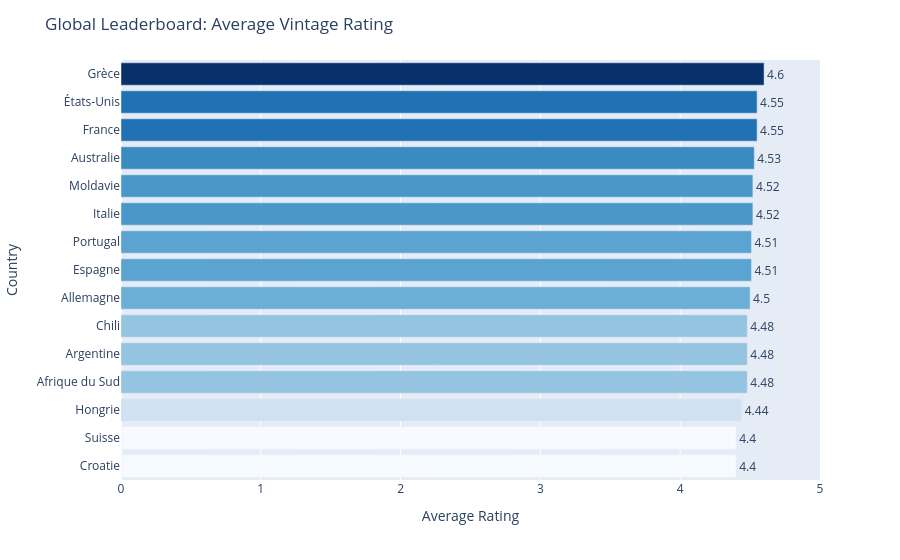

Notebook source saved alongside this figure:
### Code cell
vintage_country_leaderboard_fig = create_horizontal_leaderboard(vintage_country_leaderboard_data, x_col='Average Rating', y_col='Country', title_text='Global Leaderboard: Average Vintage Rating')
vintage_country_leaderboard_fig.show()

### Figure 1 — Plotly figure (JSON) as saved in the notebook; plotly's stock layout.template omitted (floating-point values rounded to 4 significant figures)
{"data": [{"hovertemplate": "Average Rating=%{marker.color}<br>Country=%{y}<extra></extra>", "legendgroup": "", "marker": {"color": [4.4, 4.4, 4.44, 4.48, 4.48, 4.48, 4.5, 4.51, 4.51, 4.52, 4.52, 4.53, 4.55, 4.55, 4.6], "coloraxis": "coloraxis", "pattern": {"shape": ""}}, "name": "", "orientation": "h", "showlegend": false, "text": [4.4, 4.4, 4.44, 4.48, 4.48, 4.48, 4.5, 4.51, 4.51, 4.52, 4.52, 4.53, 4.55, 4.55, 4.6], "textposition": "outside", "type": "bar", "x": [4.4, 4.4, 4.44, 4.48, 4.48, 4.48, 4.5, 4.51, 4.51, 4.52, 4.52, 4.53, 4.55, 4.55, 4.6], "xaxis": "x", "y": ["Croatie", "Suisse", "Hongrie", "Afrique du Sud", "Argentine", "Chili", "Allemagne", "Espagne", "Portugal", "Italie", "Moldavie", "Australie", "France", "États-Unis", "Grèce"], "yaxis": "y"}], "layout": {"barmode": "relative", "coloraxis": {"colorbar": {"title": {"text": "Average Rating"}}, "colorscale": [[0, "rgb(247,251,255)"], [0.125, "rgb(222,235,247)"], [0.25, "rgb(198,219,239)"], [0.375, "rgb(158,202,225)"], [0.5, "rgb(107,174,214)"], [0.625, "rgb(66,146,198)"], [0.75, "rgb(33,113,181)"], [0.875, "rgb(8,81,156)"], [1, "rgb(8,48,107)"]], "showscale": false}, "legend": {"tracegroupgap": 0}, "margin": {"t": 60}, "title": {"text": "Global Leaderboard: Average Vintage Rating"}, "xaxis": {"anchor": "y", "domain": [0, 1], "range": [0, 5], "title": {"text": "Average Rating"}}, "yaxis": {"anchor": "x", "domain": [0, 1], "title": {"text": "Country"}}}}
